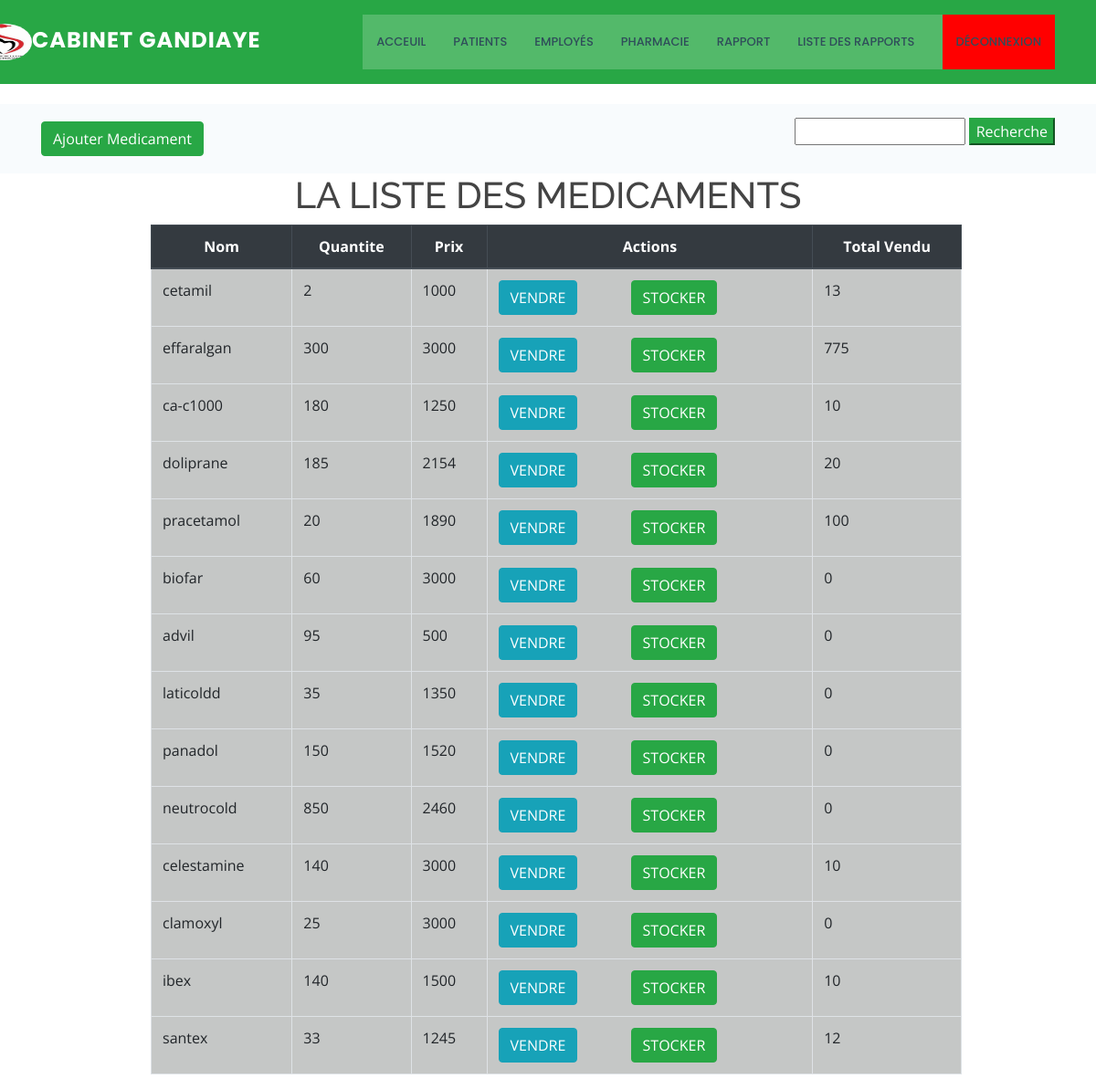
The app's page /recherchephar.php (signed in) with its own data.
### tables this page shows
CREATE TABLE IF NOT EXISTS `pharmacie` (
  `nom_medic` varchar(250) NOT NULL,
  `quantite` int NOT NULL,
  `prix` int NOT NULL,
  `historique` int NOT NULL,
  PRIMARY KEY (`nom_medic`)
);

### recherchephar.php (the view, shortened to what this page needs)
<!DOCTYPE html>
<html lang="en">
<?php include 'nav.php'; ?>
    <section class="breadcrumbs">
      <div class="container">
        <div class="d-flex justify-content-between align-items-center">
          <ol>
            <li><a class='btn btn-success float-start' href="colorlib-regform-19/ajoutermedic.php">Ajouter Medicament</a></li>
          </ol>
<form class='form-signin' action='recherchephar.php' method='GET'>
<input type='text' name='requete' class='form-header'>
<input type='submit' value='Recherche' class='btn-success'>
</form>
        </div>
      </div>
</section>
        <div class="container">
      <h1 style="text-align: center;">LA LISTE DES MEDICAMENTS</h1>
      <table class="table table-bordered" style="width: 80%; margin-left: 120px;" id="list">
        <thead class="thead-dark">
          <tr>
            <th style="text-align: center;">Nom</th>
            <th style="text-align: center;">Quantite</th>
            <th style="text-align: center;">Prix</th>
            <th style="text-align: center;">Actions</th>
            <th style="text-align: center;">Total Vendu</th>
          </tr>
        </thead>
        <tbody style="background-color: rgb(197,199,198);" >
  <?php
  include('connexion-db.php');
     $req = "SELECT * FROM pharmacie WHERE nom_medic LIKE ? " ;
     $parm = "%";
     $param_term = $parm . $_REQUEST["requete"] . "%";
         if($stmt = mysqli_prepare($conn, $req)){
         mysqli_stmt_bind_param($stmt, "s", $param_term);
         if(mysqli_stmt_execute($stmt)){
          $result = mysqli_stmt_get_result($stmt);
        if(mysqli_num_rows($result) > 0){
         while($row = mysqli_fetch_array($result, MYSQLI_ASSOC)){
           echo "<tr><td>".$row["nom_medic"]."</td><td>".$row["quantite"]."</td><td>".$row["prix"]."</td><td><a class='btn btn-info float-left';' href='colorlib-regform-19/vendremedic.php?nom_medic=".$row["nom_medic"]."''>VENDRE</a>&nbsp&nbsp&nbsp&nbsp&nbsp&nbsp&nbsp&nbsp&nbsp&nbsp&nbsp&nbsp&nbsp&nbsp<a class='btn btn-success float-right;' href='colorlib-regform-19/modifiermedic.php?nom_medic=".$row["nom_medic"]."''>STOCKER</a></td><td>".$row["historique"]."</td></tr>";
        }
        }
    }
    echo "</table>";
  } else {
    echo '<p class="align-middle">La liste des medicaments est vide</p>';
  }
  echo '</div></div></div>';
    ?>
</body>
</html>

### assets/css/style.css (style rules this page uses)
body { font-family: "Open Sans", sans-serif; color: #444444; }
a { color: #67b0d1; }
h1, h2, h3, h4, h5, h6 { font-family: "Raleway", sans-serif; }
section { padding: 60px 0; }
.breadcrumbs { padding: 15px 0; background-color: #f8fbfd; min-height: 40px; }
.breadcrumbs ol { display: flex; flex-wrap: wrap; list-style: none; padding: 0; margin: 0; font-size: 14px; }

### records on screen
pharmacie: nom_medic "cetamil", quantite "2", prix "1000", historique "13"
pharmacie: nom_medic "effaralgan", quantite "300", prix "3000", historique "775"
pharmacie: nom_medic "ca-c1000", quantite "180", prix "1250", historique "10"
pharmacie: nom_medic "doliprane", quantite "185", prix "2154", historique "20"
pharmacie: nom_medic "pracetamol", quantite "20", prix "1890", historique "100"
pharmacie: nom_medic "biofar", quantite "60", prix "3000", historique "0"
pharmacie: nom_medic "advil", quantite "95", prix "500", historique "0"
pharmacie: nom_medic "laticoldd", quantite "35", prix "1350", historique "0"
pharmacie: nom_medic "panadol", quantite "150", prix "1520", historique "0"
pharmacie: nom_medic "neutrocold", quantite "850", prix "2460", historique "0"
pharmacie: nom_medic "celestamine", quantite "140", prix "3000", historique "10"
pharmacie: nom_medic "clamoxyl", quantite "25", prix "3000", historique "0"
pharmacie: nom_medic "ibex", quantite "140", prix "1500", historique "10"
pharmacie: nom_medic "santex", quantite "33", prix "1245", historique "12"
